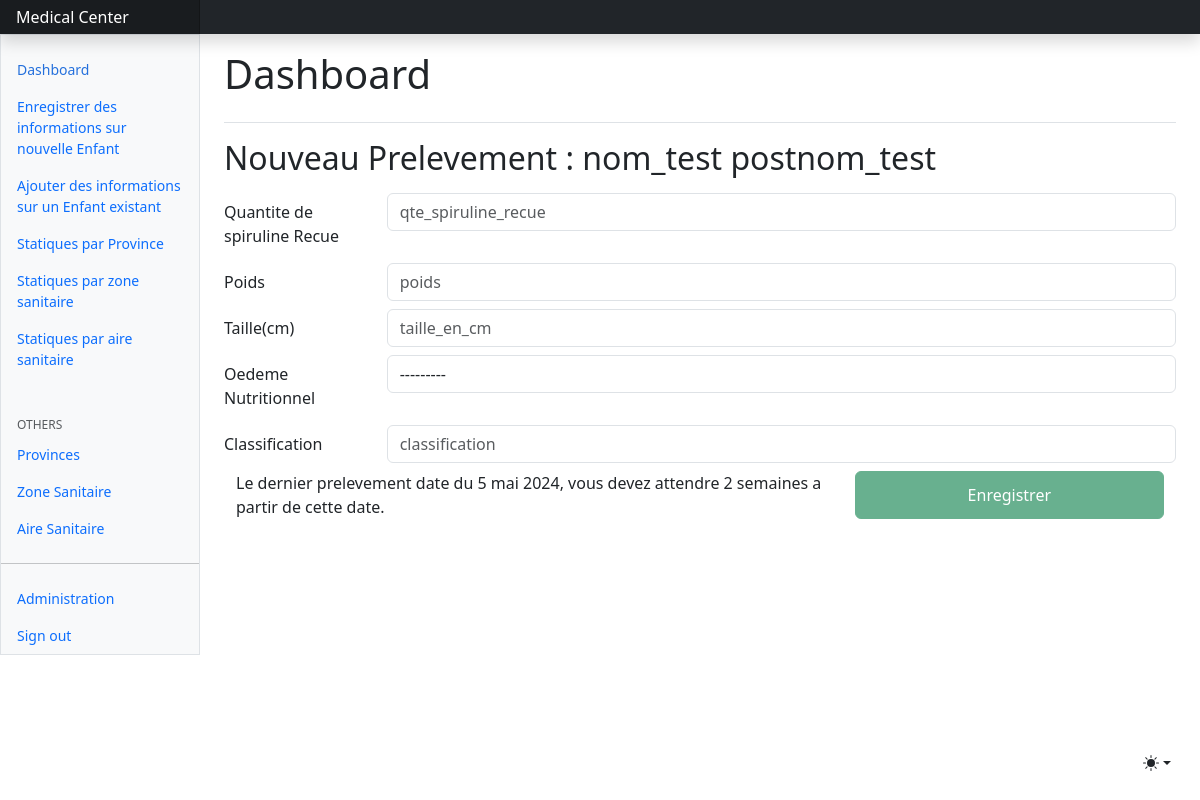
The app's page /index/Enfant/6/prelevement/add/ with its own data.
### core/models.py (models this page shows, shortened)
class Enfant(models.Model):
    code_id = models.BigAutoField(primary_key=True)
    SEX = {
        'M': 'Masculin',
        'F': 'Feminin'
    }
    nom = models.CharField(max_length=25, null=True)
    postnom = models.CharField(max_length=25, null=False)
    prenom = models.CharField(max_length=25, null=True)
    sex = models.CharField(choices=SEX, max_length=10)
    date_naissance = models.DateField(blank=True,null=True)
    jour = models.IntegerField(null=False, blank=True)
    mois = models.IntegerField(null=False, blank=True)
    annee = models.IntegerField(null=False, blank=True)
    age_en_mois = models.IntegerField(null=True, blank=True)
    age_en_annee = models.IntegerField(null=False, blank=True)
    age_en_annee_mois = models.CharField(max_length=30, null=True, blank=True)
    age_en_annee_mois_jour = models.CharField(max_length=30, null=True, blank=True)
    age_inconnu = models.CharField(max_length=20, choices=OK)
    avenue = models.CharField(max_length=20, null=False)
    quartier = models.CharField(max_length=50, null=False)
    commune = models.CharField(max_length=20, null=True)
    ville = models.CharField(max_length=20, null=True)
    code_aire = models.ForeignKey(AireSanitaire, on_delete=models.CASCADE, null=True, blank=True)

class Prelevement(models.Model):
    qte_spiruline_recue = models.FloatField(null=False)
    code_aire = models.ForeignKey(AireSanitaire, on_delete=models.CASCADE)
    numero = models.BigAutoField(primary_key=True)
    date_prelevement = models.DateField(null=False, auto_now=True)
    annee = models.IntegerField(null=True)
    mois = models.CharField(max_length=15)
    poids = models.FloatField(null=False)
    taille_en_cm = models.FloatField(null=False)
    taille_en_m = models.FloatField(null=False)
    z_score_pt = models.FloatField(null=True)
    imc = models.FloatField(null=False)
    z_score_imc_age = models.FloatField(null=True)
    pa = models.FloatField(null=False)
    pb = models.FloatField(null=True)
    oedeme_nutri = models.CharField(max_length=5, choices=OK)
    classification = models.CharField(max_length=20)
    code_id = models.ForeignKey(Enfant, on_delete=models.CASCADE)

### core/views.py (the view, shortened to what this page needs)
# urls.py: path("index/Enfant/<int:pk>/prelevement/add/",prelevement_create, name="prelevement_create"),
def prelevement_create(request,pk):
    view="Nouveau Prelevement"
    enfant = Enfant.objects.get(pk=pk)
    form = PrelevementForm()
    prelevement_last= Prelevement.objects.filter(code_id=enfant).last()
    if prelevement_last:
        if date_actuelle - prelevement_last.date_prelevement >= deux_semaines:
            permis = True
        else :
            permis = False
    else :
        permis = True
    context={
        'form':form,
        'enfant':enfant,
        'view':view,
        'prelevement_last':prelevement_last,
        'permis':permis,
    }
    return render(request,'prelevement_create.html',context)

### core/forms.py
class PrelevementForm(forms.ModelForm):
    class Meta:
        model = Prelevement
        fields = [ 'poids', 'taille_en_cm', 'oedeme_nutri', 'classification','qte_spiruline_recue']
    def __init__(self, *args, **kwargs):
        super().__init__(*args, **kwargs)
        self.fields['poids'].widget.attrs.update({'class':'form-control','placeholder':'poids'})
        self.fields['taille_en_cm'].widget.attrs.update({'class':'form-control','placeholder':'taille_en_cm'})
        self.fields['oedeme_nutri'].widget.attrs.update({'class':'form-control','placeholder':'oedeme_nutri'})
        self.fields['classification'].widget.attrs.update({'class':'form-control','placeholder':'classification'})
        self.fields['qte_spiruline_recue'].widget.attrs.update({'class':'form-control','placeholder':'qte_spiruline_recue'})

### core/templates/prelevement_create.html (shortened to what this page needs)
{% extends "index.html" %}
{% block content %}
<h2 class="mb-3">{{view}} : {{enfant.nom}} {{enfant.postnom}}</h2>
<form method ='post'>
    <div class="form-group row mb-2">
      <label for="{{form.qte_spiruline_recue.id_for_label}}" class="col-sm-2 col-form-label">Quantite de spiruline Recue</label>
      <div class="col-sm-10">
        {{form.qte_spiruline_recue}}
      </div>
    </div>
    <div class="form-group row mb-2">
      <label for="{{form.poids.id_for_label}}" class="col-sm-2 col-form-label">Poids</label>
      <div class="col-sm-10">
        {{form.poids}}
      </div>
    </div>
    <div class="form-group row mb-2">
        <label for="{{form.taile_en_cm.id_for_label}}" class="col-sm-2 col-form-label">Taille(cm)</label>
        <div class="col-sm-10">
          {{form.taille_en_cm}}
        </div>
    </div>
    <div class="form-group row mb-2">
        <label for="{{form.oedeme_nutri.id_for_label}}" class="col-sm-2 col-form-label">Oedeme Nutritionnel</label>
        <div class="col-sm-10">
          {{form.oedeme_nutri}}
        </div>
    </div>
    <div class="form-group row mb-2">
        <label for="{{form.classification.id_for_label}}" class="col-sm-2 col-form-label">Classification</label>
        <div class="col-sm-10">
          {{form.classification}}
        </div>
</div>
    <div
        class="container"
    >
        <div class="row  ">
            <div class="d-flex   justify-content-center col">
              {% if permis %}
              <button type="submit" class="btn btn-success">
                Enregistrer
              </button>
              {% else %}
              <div class='col'>
                Le dernier prelevement date du {{prelevement_last.date_prelevement}}, vous devez attendre 2 semaines a partir de cette date.
              </div>
              <button type="submit" class=" col-4 btn btn-success disabled">
                Enregistrer
              </button>
              {% endif %}
            </div>
        </div>
    </div>
</form>
{% endblock content %}

### records on screen
Enfant: nom "nom_test", postnom "postnom_test"
Prelevement: date_prelevement "5 mai 2024"

### other values on screen
{{ view }} "Nouveau Prelevement"
